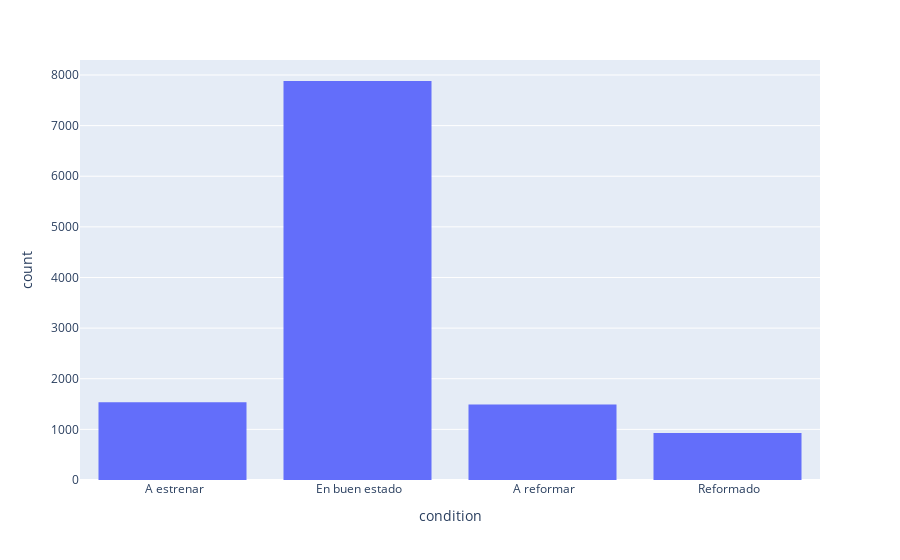

Here is the notebook cell this chart was saved with:
### Code cell
# Distribución de la condición de las viviendas
fig = px.histogram(data_frame=df_, x='condition')
fig.show()

### Figure 1 — Plotly figure (JSON) as saved in the notebook; plotly's stock layout.template omitted (floating-point values rounded to 4 significant figures; data arrays with more than 128 entries replaced by an {"elided": "..."} marker saying what was removed)
{"data": [{"alignmentgroup": "True", "bingroup": "x", "hovertemplate": "condition=%{x}<br>count=%{y}<extra></extra>", "legendgroup": "", "marker": {"color": "#636efa", "pattern": {"shape": ""}}, "name": "", "offsetgroup": "", "orientation": "v", "showlegend": false, "type": "histogram", "x": {"elided": "15846 str values"}, "xaxis": "x", "yaxis": "y"}], "layout": {"barmode": "relative", "legend": {"tracegroupgap": 0}, "margin": {"t": 60}, "xaxis": {"anchor": "y", "domain": [0, 1], "title": {"text": "condition"}}, "yaxis": {"anchor": "x", "domain": [0, 1], "title": {"text": "count"}}}}
